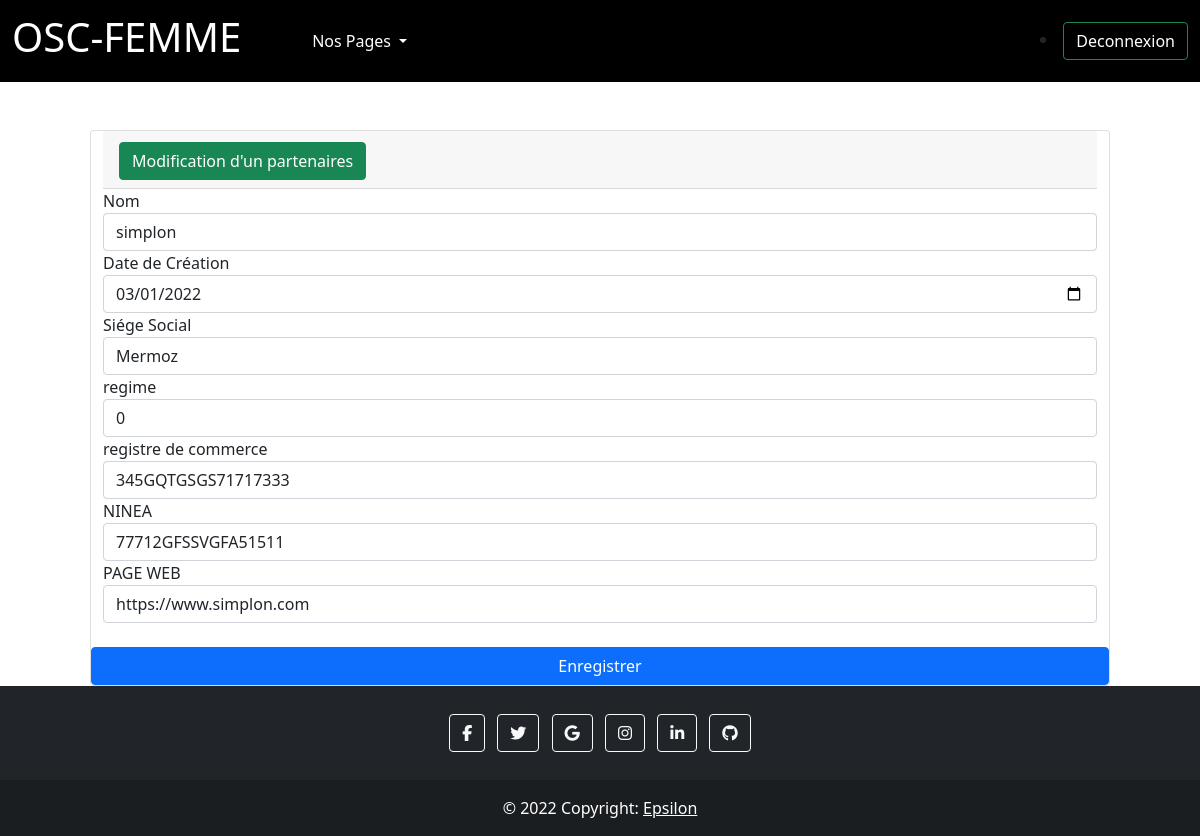
Screenshot of /index.php?view=modification&id=47 with the database file from the repository.
### tables this page shows
CREATE TABLE `contact` (
  `nom` varchar(255) NOT NULL,
  `dte` date NOT NULL,
  `id` int(11) NOT NULL,
  `regime` tinyint(1) NOT NULL,
  `registre` varchar(100) NOT NULL,
  `ninea` varchar(100) NOT NULL,
  `web` varchar(100) NOT NULL,
  `sociale` varchar(100) NOT NULL
);

### index.php (called while the page is built)
<?php
include_once 'views/template/header.php';
include_once 'kernel.php';
include_once 'views/template/footer.php';

### model/DB.php (called while the page is built, shortened)
<?php
class DB
{
    private $host = "localhost";
    private $user = "root";
    private $pass = "";
    private $dbname = "femme-org";
    public function __construct()
    {
        $dns = 'mysql:host=' . $this->host . ';dbname=' . $this->dbname . ';charset=utf8';
        $options = array(
            PDO::ATTR_ERRMODE => PDO::ERRMODE_EXCEPTION
        );
        try {
            $this->ds = new PDO($dns, $this->user, $this->pass, $options);
        } catch (PDOException $e) {
            echo $e->getMessage();
        }
    }
}

### model/ContactModel.php (called while the page is built, shortened)
<?php
require_once 'DB.php';
class ContactModel
{
    private $db;
    public function __construct()
    {
        $this->db = new DB();
    }
    public function findContactById($id)
    {
        $query = $this->db->ds->prepare("SELECT * FROM contact WHERE id=?");
        $query->execute(array($id));
        return $query->fetch();
    }
}

### views/contact/modification.php (the view, shortened to what this page needs)
<div class="row">
    <div class="card col-10 offset-1">
        <div class="card-header">
            <span class="h2">
                <a href="index.php?" class="btn btn-success">Modification d'un partenaires</a>
            </span>
        </div>
        <form action="index.php?action=modifier" method="post">
            <div class="form-group">
                <label for="">Nom</label>
                <input type="text" name="nom" class="form-control" required value="<?= $contact['nom'] ?>">
            </div>
            <div class=" form-group">
                <label for="">Date de Création</label>
                <input type="date" name="dte" class="form-control" required value="<?= $contact['dte'] ?>">
            </div>
            <div class=" form-group">
                <label for="">Siége Social</label>
                <input type="text" name="sociale" class="form-control" required value="<?= $contact['sociale'] ?>">
            </div>
            <div class=" form-group">
                <label for="">regime</label>
                <input type="text" name="regime" class="form-control" required value="<?= $contact['regime'] ?>">
            </div>
            <div class="form-group">
                <label for="">registre de commerce</label>
                <input type="text" name="registre" class="form-control" required value="<?= $contact['registre'] ?>">
            </div>
            <div class="form-group">
                <label for="">NINEA</label>
                <input type="text" name="ninea" class="form-control" required value="<?= $contact['ninea'] ?>">
            </div>
            <div class="form-group">
                <label for="">PAGE WEB</label>
                <input type="link" name="web" class="form-control" value="<?= $contact['web'] ?>">
            </div><br>
            <div class="row">
                <input type="submit" class="btn btn-primary" value="Enregistrer" name="modif">
            </div>
        </form>
    </div>
</div>

### rows the page displays
contact: nom "simplon", dte "03/01/2022", sociale "Mermoz", regime "0", registre "345GQTGSGS71717333", ninea "77712GFSSVGFA51511", web "https://www.simplon.com"
